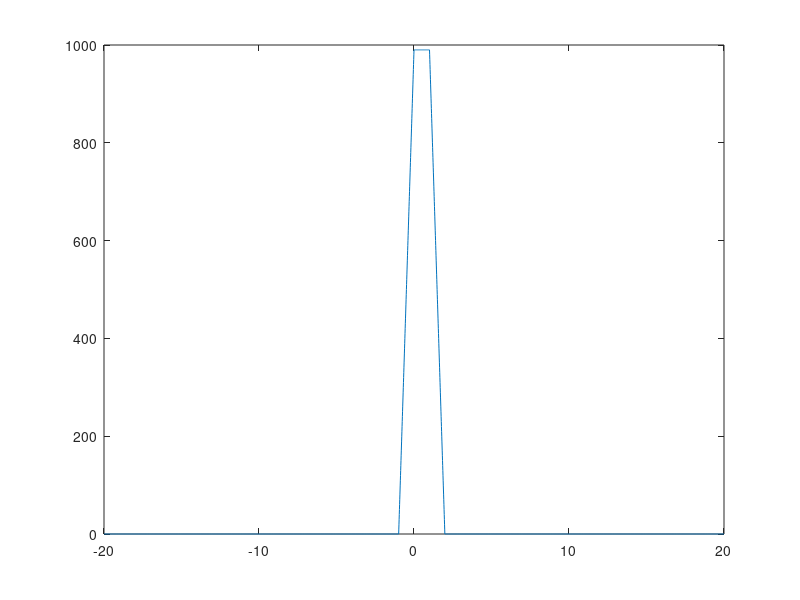
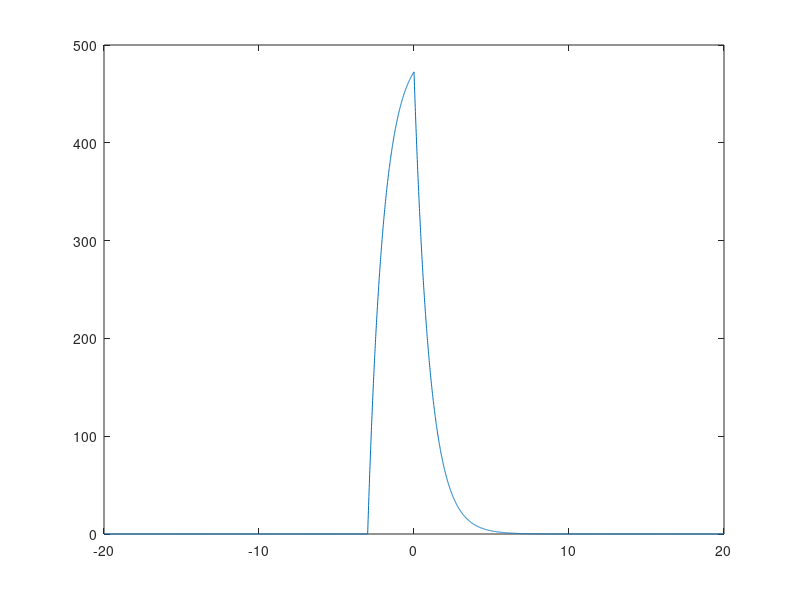

Here is the MATLAB script that generated these plots, in order:
clear; clf;
k= 0; 
for t=-10:0.01:10
    k=k+1;
    if(t>4 && t<6)f(k) = 2; else f(k)= 0; end
    if(t>-5&& t<-4) g(k)=5; else g(k)=0; end
    if(t>-3&& t<0) h(k)=5; else h(k)=0; end
    if(t>0) i(k)=exp(-t); else i(k)=0; end
end

txx = -20:0.01:20;
figure(1);
plot(txx, conv(f,g))
figure(2);
plot(txx, conv(h,i))
 
